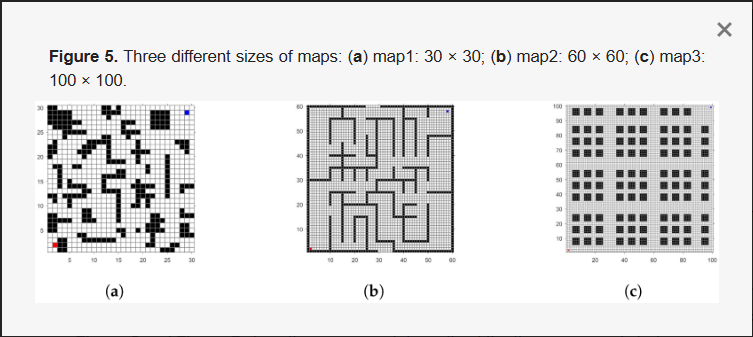
#> input picture adaptive-astar-reimplementation/data/paper_figure5_maps.png, 753 x 337 px
$ python digitize_figure5.py ../data/paper_figure5_maps.png
#> lines starting #> are read from the running program, lines starting #| are printed output that depends on the picture
#> in main, img is the input picture: PIL image 753x337 RGBA; mean R, G, B, A 223.8, 223.8, 223.8, 255
"""Digitise the paper's three maps from its Figure 5 (data/paper_figure5_maps.png).

The paper publishes its maps only as a figure. This script reads that figure
(a 753 x 337 px screenshot of Fig. 5 from the open-access MDPI article) and
converts each panel into an occupancy grid:

* map1 (30 x 30, ~4.9 px per cell): each cell is classified by the mean
  "blackness" of the pixels around its centre (bimodal, threshold 128).
  The red start / blue goal cells are coloured, not black, so they stay free.
* map2 (60 x 60, ~2.45 px per cell): the cell pitch is fixed by the two black
  border walls (cell 1 and cell 60). Each cell centre is sampled on a 10x
  bilinear upsampling of the panel and thresholded.
* map3 (100 x 100, ~1.49 px per cell): too fine for per-cell sampling, but the
  map is a regular array of 5 x 5-cell blocks. Each dark connected component is
  converted to a block from its pixel bounding box. At 1.5 px per cell a block
  group can be misplaced by one cell, so the four column groups and four row
  groups are refined by +-1 cell: ``--search-map3`` evaluates all 3^8 offsets
  and keeps the one whose *baseline* statistics (Dijkstra nodes and length, A*
  nodes; never the proposed method) are closest to the paper. The stored result
  (MAP3_GROUP_OFFSETS) moves only two groups by one cell.

Output: maps/paper_map1.csv, maps/paper_map2.csv, maps/paper_map3.csv (same CSV
format as the proxy maps) and figures/fig_digitised_maps.png (original panel
next to the digitised grid, for visual verification).

Usage:  python scripts/digitize_figure5.py [path/to/figure.png] [--search-map3]
"""

from __future__ import annotations

import sys
from pathlib import Path

import numpy as np
from PIL import Image
from scipy import ndimage

ROOT = Path(__file__).resolve().parents[1]
sys.path.insert(0, str(ROOT / "src"))

from adaptive_astar import GridMap, astar, dijkstra, from_paper  # noqa: E402

# Pixel geometry of the three panels in data/paper_figure5_maps.png, measured from
# the image (map extents for map1/map3; border-wall centre lines for map2).
MAP1_BOX = (47, 194, 104, 252)          # x0, x1, y0, y1 of the 30 x 30 grid
MAP2_BORDER_CENTRES = (307.5, 452.0, 106.0, 250.5)   # x of col 1 / col 60, y of row 60 / row 1
MAP3_BOX = (565, 713, 104, 252)         # extent of the 100 x 100 grid
MAP3_BLOCK = 5                          # block size in cells (all 99 detected blocks are 5 x 5)
# Block-group offsets (cells) for the 4 column groups and 4 row groups, found by --search-map3.
MAP3_GROUP_OFFSETS = {"dx": (-1, 0, 0, 0), "dy": (0, 0, 1, 0)}
MAP3_GROUPS = ((0, 3), (3, 6), (6, 9), (9, 10))   # block columns / rows that move together


def blackness(img: Image.Image) -> np.ndarray:
    """Per-pixel max over RGB: black obstacles are low, white/grey/red/blue are high."""
    return np.asarray(img.convert("RGB")).astype(float).max(axis=2)


def digitise_map1(bk: np.ndarray) -> np.ndarray:
    x0, x1, y0, y1 = MAP1_BOX
    n = 30
    w, h = (x1 - x0 + 1) / n, (y1 - y0 + 1) / n
    occ = np.zeros((n, n), dtype=bool)                     # row 0 = top of the figure
    for r in range(n):
        for c in range(n):
            cx, cy = x0 + (c + 0.5) * w, y0 + (r + 0.5) * h
            patch = bk[int(np.floor(cy - h / 4)):int(np.ceil(cy + h / 4)) + 1,
                       int(np.floor(cx - w / 4)):int(np.ceil(cx + w / 4)) + 1]
            occ[r, c] = patch.mean() < 128
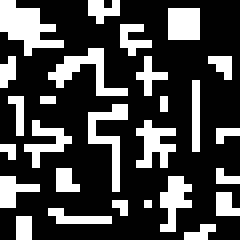
#> occ: shape (30, 30) bool (shown 8 times larger); 27.6% white in thin lines or dots
    return occ


# [83 lines left out: functions digitise_map2, detect_map3_blocks, build_map3, _baseline_error, search_map3_offsets, digitise_map3, not called in this run]


def save(occ_top_down: np.ndarray, name: str) -> GridMap:
    grid = GridMap(occ_top_down[::-1].copy(), name=name)    # internal grids are bottom-up
    grid.save_csv(ROOT / "maps" / f"{name}.csv")
    return grid


# [19 lines left out: function comparison_figure, not called in this run]


def main() -> None:
    args = [a for a in sys.argv[1:] if not a.startswith("--")]
    path = Path(args[0]) if args else ROOT / "data" / "paper_figure5_maps.png"
    img = Image.open(path)
    bk = blackness(img)
    grids = [save(digitise_map1(bk), "paper_map1"), save(digitise_map2(img), "paper_map2"),
             save(digitise_map3(bk, search="--search-map3" in sys.argv), "paper_map3")]
    for g in grids:
        print(g)
    comparison_figure(img, grids)
    print("wrote maps/paper_map{1,2,3}.csv and figures/fig_digitised_maps.png")


if __name__ == "__main__":
    main()
#> (the call stopped at in save, `grid = GridMap(occ_top_down[::-1].copy(), name=name)`: adaptive_astar is not available in this run)
